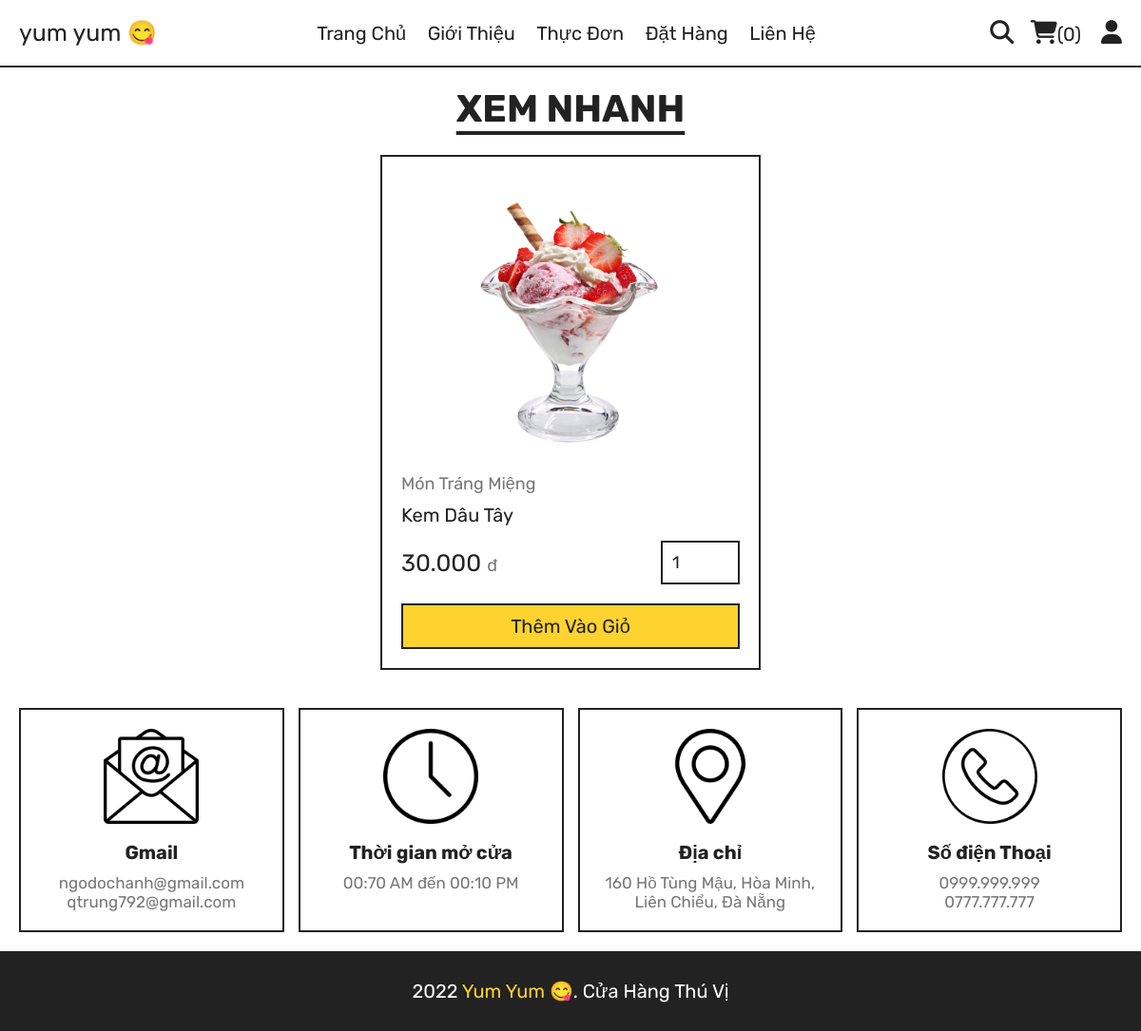
Screenshot of /quick_view.php?pid=17 with the database file from the repository.
### tables this page shows
CREATE TABLE `sanpham` (
  `idsp` int(11) NOT NULL,
  `tensp` varchar(100) NOT NULL,
  `loaisp` varchar(100) NOT NULL,
  `giasp` int(11) NOT NULL,
  `anhsp` varchar(100) NOT NULL
);

### quick_view.php (the view, shortened to what this page needs)
<?php
include_once ('components/connect.php');
?>
<!DOCTYPE html>
<html lang="en">
<head>
    <link rel="stylesheet" href="https://cdn.jsdelivr.net/npm/swiper@8/swiper-bundle.min.css" />
    <link rel="stylesheet" href="https://cdnjs.cloudflare.com/ajax/libs/font-awesome/6.1.1/css/all.min.css">
    <link rel="stylesheet" href="css/style.css">
</head>
<body>
    <?php require_once('components/user_header.php') ?>
    <section class="quick-view">
        <h1 class="title">Xem Nhanh</h1>
        <?php
                $pid = $_GET['pid'];
                $select_products = $conn -> prepare("SELECT * FROM `sanpham` WHERE idsp = ?");
                $select_products -> execute([$pid]);
                if ($select_products -> rowCount() > 0) {
                    while($fetch_products = $select_products -> fetch(PDO::FETCH_ASSOC)) {
            ?>
                <form class="box" action="" method="POST">
                    <img class="image" src="uploaded_img/<?= $fetch_products['anhsp']; ?>" alt="">
                    <a href="category.php?category=<?= $fetch_products['loaisp']; ?>"
                        class="cat"><?= $fetch_products['loaisp']; ?></a>
                    <div class="name"><?= $fetch_products['tensp']; ?></div>
                    <div class="flex">
                        <div class="price"><?= number_format($fetch_products['giasp'],0,',','.'); ?>
                            <span> đ</span>
                        </div>
                        <input type="number" name="qty" class="qty" min="1" max="99" value="1"
                            onkeypress="if(this.value.length == 2) return false;">
                    </div>
                    <button type="submit" name="add_to_cart" class="btn cart-btn">
                        Thêm vào giỏ
                    </button>
                </form>
                <?php
                    }
                } else {
                    echo '<div class="empty">Chưa có sản phẩm nào được thêm vào?</div>';
                }
            ?>
    </section>
    <?php require_once('components/footer.php') ?>
</body>
</html>

### css/style.css (style rules this page uses)
:root { --yellow: #fed330; --red: #e74c3c; --white: #fff; --black: #222; --light-color: #777; --border: 0.2rem solid var(--black); }
* { font-family: 'Rubik', sans-serif; margin: 0; padding: 0; box-sizing: border-box; outline: none; border: none; text-decoration: none; transition: .2s linear; }
html { font-size: 62.5%; overflow-x: hidden; scroll-behavior: smooth; stop-opacity: 7rem; }
section { margin: 0 auto; max-width: 1200px; padding: 2rem; }
.btn, .delete-btn { margin-top: 2rem; display: inline-block; font-size: 2rem; padding: 1rem 3rem; cursor: pointer; transition: 0.2s linear; text-transform: capitalize; }
.btn { background-color: var(--yellow); color: var(--black); }
.title { text-align: center; margin-bottom: 2.5rem; font-size: 4rem; color: var(--black); text-transform: uppercase; text-decoration: underline; text-underline-offset: 1rem; }
.quick-view .box { margin: 0 auto; max-width: 40rem; border: var(--border); padding: 2rem; }
.quick-view .box .image { width: 100%; height: 30rem; object-fit: contain; margin-bottom: 1rem; }
.quick-view .box .cat { font-size: 1.8rem; color: var(--light-color); text-transform: capitalize; }
.quick-view .box .name { font-size: 2rem; color: var(--black); margin: 1rem 0; }
.quick-view .box .flex { display: flex; align-items: center; gap: 1rem; margin-top: 1.5rem; }
.quick-view .box .flex .price { margin-right: auto; font-size: 2.5rem; color: var(--black); }
.quick-view .box .flex .price span { color: var(--light-color); font-size: 1.8rem; }
.quick-view .box .flex .qty { padding: 1rem; border: var(--border); font-size: 1.8rem; color: var(--black); }
.quick-view .box .cart-btn { width: 100%; border: var(--border); padding: 1rem 3rem; font-size: 2rem; color: var(--black); cursor: pointer; }

### rows the page displays
sanpham: anhsp (picture), loaisp "Món Tráng Miệng", tensp "Kem Dâu Tây", giasp "30.000"

### other values shown
$total_user_cart_items "0"
